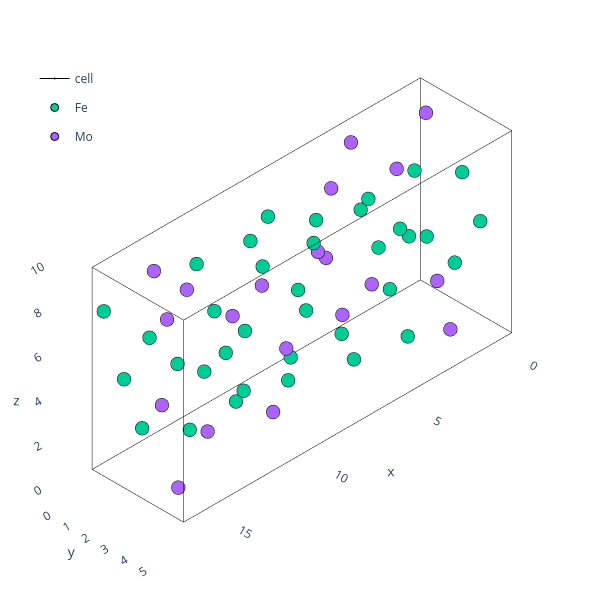

Source (notebook cell):
### Code cell
theatoms=binaries_predict['P']['Atoms'].atoms.sample(n=1).iloc[0]
plotting.plotly_atoms(theatoms)

### Figure 1 — Plotly figure (JSON) as saved in the notebook; plotly's stock layout.template omitted (floating-point values rounded to 4 significant figures)
{"data": [{"hoverinfo": "skip", "legendgroup": "cell", "line": {"color": "black", "width": 1}, "marker": {"size": 0.01}, "name": "cell", "showlegend": false, "type": "scatter3d", "x": [0.0, 17.08], "y": [0, 0], "z": [0, 0]}, {"hoverinfo": "skip", "legendgroup": "cell", "line": {"color": "black", "width": 1}, "marker": {"size": 0.01}, "name": "cell", "showlegend": false, "type": "scatter3d", "x": [0, 0], "y": [0.0, 4.759], "z": [0, 0]}, {"hoverinfo": "skip", "legendgroup": "cell", "line": {"color": "black", "width": 1}, "marker": {"size": 0.01}, "name": "cell", "showlegend": false, "type": "scatter3d", "x": [0, 0], "y": [0, 0], "z": [0.0, 9.107]}, {"hoverinfo": "skip", "legendgroup": "cell", "line": {"color": "black", "width": 1}, "marker": {"size": 0.01}, "name": "cell", "showlegend": false, "type": "scatter3d", "x": [17.08, 17.08], "y": [0.0, 4.759], "z": [0, 0]}, {"hoverinfo": "skip", "legendgroup": "cell", "line": {"color": "black", "width": 1}, "marker": {"size": 0.01}, "name": "cell", "showlegend": false, "type": "scatter3d", "x": [0.0, 17.08], "y": [4.759, 4.759], "z": [0, 0]}, {"hoverinfo": "skip", "legendgroup": "cell", "line": {"color": "black", "width": 1}, "marker": {"size": 0.01}, "name": "cell", "showlegend": false, "type": "scatter3d", "x": [17.08, 17.08], "y": [4.759, 4.759], "z": [0.0, 9.107]}, {"hoverinfo": "skip", "legendgroup": "cell", "line": {"color": "black", "width": 1}, "marker": {"size": 0.01}, "name": "cell", "showlegend": false, "type": "scatter3d", "x": [17.08, 17.08], "y": [0, 0], "z": [0.0, 9.107]}, {"hoverinfo": "skip", "legendgroup": "cell", "line": {"color": "black", "width": 1}, "marker": {"size": 0.01}, "name": "cell", "showlegend": false, "type": "scatter3d", "x": [0, 0], "y": [4.759, 4.759], "z": [0.0, 9.107]}, {"hoverinfo": "skip", "legendgroup": "cell", "line": {"color": "black", "width": 1}, "marker": {"size": 0.01}, "name": "cell", "showlegend": false, "type": "scatter3d", "x": [0.0, 17.08], "y": [0, 0], "z": [9.107, 9.107]}, {"hoverinfo": "skip", "legendgroup": "cell", "line": {"color": "black", "width": 1}, "marker": {"size": 0.01}, "name": "cell", "showlegend": false, "type": "scatter3d", "x": [0, 0], "y": [0.0, 4.759], "z": [9.107, 9.107]}, {"hoverinfo": "skip", "legendgroup": "cell", "line": {"color": "black", "width": 1}, "marker": {"size": 0.01}, "name": "cell", "showlegend": false, "type": "scatter3d", "x": [0.0, 17.08], "y": [4.759, 4.759], "z": [9.107, 9.107]}, {"hoverinfo": "skip", "legendgroup": "cell", "line": {"color": "black", "width": 1}, "marker": {"size": 0.01}, "name": "cell", "showlegend": true, "type": "scatter3d", "x": [17.08, 17.08], "y": [0.0, 4.759], "z": [9.107, 9.107]}, {"hovertext": ["Fe0", "Fe1", "Fe2", "Fe3", "Fe4", "Fe5", "Fe6", "Fe7", "Fe8", "Fe9", "Fe10", "Fe11", "Fe12", "Fe13", "Fe14", "Fe15", "Fe16", "Fe17", "Fe18", "Fe19", "Fe20", "Fe21", "Fe22", "Fe23", "Fe24", "Fe25", "Fe26", "Fe27", "Fe28", "Fe29", "Fe30", "Fe31", "Fe32", "Fe33", "Fe34", "Fe35"], "marker": {"line": {"color": "black", "width": 1}}, "mode": "markers", "name": "Fe", "type": "scatter3d", "x": [4.304, 12.78, 4.236, 12.84, 5.295, 11.78, 3.245, 13.83, 2.784, 14.3, 5.756, 11.32, 1.503, 15.58, 7.037, 10.04, 7.139, 9.94, 1.4, 15.68, 2.254, 14.82, 6.285, 10.79, 8.078, 9.001, 0.4611, 16.62, 0.5978, 16.48, 7.942, 9.137, 16.48, 0.5978, 9.137, 7.942], "y": [1.19, 3.569, 3.569, 1.19, 1.19, 3.569, 3.569, 1.19, 1.19, 3.569, 3.569, 1.19, 1.19, 3.569, 3.569, 1.19, 1.19, 3.569, 3.569, 1.19, 1.19, 3.569, 3.569, 1.19, 1.19, 3.569, 3.569, 1.19, 0.0, 0.0, 0.0, 0.0, 2.38, 2.38, 2.38, 2.38], "z": [5.92, 3.187, 1.366, 7.741, 0.8196, 8.287, 5.373, 3.734, 1.575, 7.531, 6.129, 2.978, 6.284, 2.823, 1.73, 7.377, 2.796, 6.311, 7.349, 1.758, 4.034, 5.073, 8.588, 0.5191, 0.1184, 8.989, 4.672, 4.435, 2.277, 6.83, 6.83, 2.277, 6.83, 2.277, 2.277, 6.83]}, {"hovertext": ["Mo0", "Mo1", "Mo2", "Mo3", "Mo4", "Mo5", "Mo6", "Mo7", "Mo8", "Mo9", "Mo10", "Mo11", "Mo12", "Mo13", "Mo14", "Mo15", "Mo16", "Mo17", "Mo18", "Mo19"], "marker": {"line": {"color": "black", "width": 1}}, "mode": "markers", "name": "Mo", "type": "scatter3d", "x": [6.524, 10.55, 2.015, 15.06, 5.841, 11.24, 2.699, 14.38, 9.445, 7.634, 16.17, 0.9052, 4.919, 12.16, 3.621, 13.46, 12.16, 4.919, 13.46, 3.621], "y": [1.19, 3.569, 3.569, 1.19, 1.19, 3.569, 3.569, 1.19, 1.19, 3.569, 3.569, 1.19, 2.38, 2.38, 2.38, 2.38, 0.0, 0.0, 0.0, 0.0], "z": [5.127, 3.98, 0.5737, 8.533, 7.65, 1.457, 3.096, 6.011, 5.073, 4.034, 0.5191, 8.588, 3.461, 5.646, 8.014, 1.093, 5.646, 3.461, 1.093, 8.014]}], "layout": {"height": 600, "legend": {"x": 0.05, "xanchor": "left", "y": 0.9, "yanchor": "top"}, "margin": {"b": 5, "l": 5, "r": 0.5, "t": 5}, "scene": {"aspectmode": "data", "camera": {"projection": {"type": "orthographic"}}, "xaxis": {"range": [-1.708, 18.79], "showbackground": false, "showgrid": false}, "yaxis": {"range": [-0.4759, 5.235], "showbackground": false, "showgrid": false}, "zaxis": {"range": [-0.9107, 10.02], "showbackground": false, "showgrid": false}}, "width": 600}}
